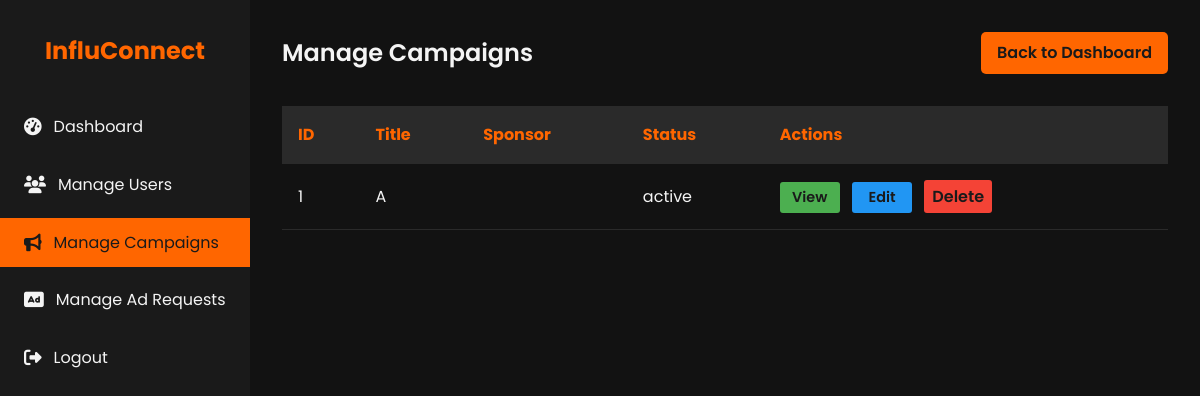
/admin/campaigns (signed in), run on an earlier commit of the app's database.
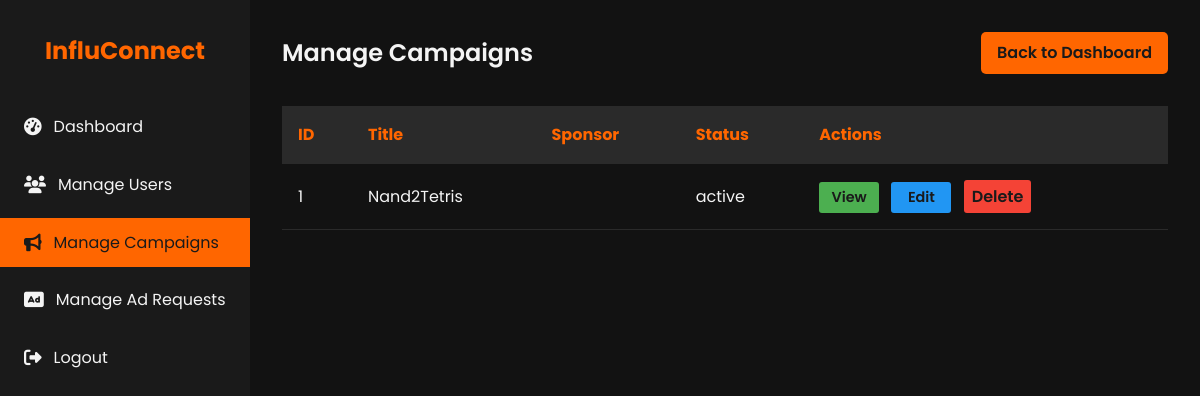
And on a later commit of the database.
### models.py (models this page shows, shortened)
class Campaign(db.Model):
    id = db.Column(db.Integer, primary_key=True)
    sponsor_id = db.Column(db.Integer, db.ForeignKey('sponsor.id', ondelete='SET NULL'), nullable=True)
    title = db.Column(db.String(120), nullable=False)
    description = db.Column(db.Text)
    budget = db.Column(db.Float)
    category = db.Column(db.String(120))
    status = db.Column(db.String(50), nullable=False)  # active, completed, flagged
    start_date = db.Column(db.DateTime)
    end_date = db.Column(db.DateTime)
    is_public = db.Column(db.Boolean, default=True)
    sponsor = db.relationship('Sponsor', backref=db.backref('campaigns', lazy=True, cascade='all, delete-orphan'))

### app.py (the view)
    @app.route('/admin/campaigns')
    @login_required
    @admin_required
    def admin_campaigns():
        campaigns = Campaign.query.all()
        return render_template('admin_campaigns.html', campaigns=campaigns)

### templates/admin_campaigns.html (shortened to what this page needs)
<!DOCTYPE html>
<html lang="en">
<head>
    <link rel="stylesheet" href="https://cdnjs.cloudflare.com/ajax/libs/font-awesome/6.1.1/css/all.min.css">
</head>
<body>
    <div class="dashboard">
        <aside class="sidebar">
            <div class="logo">
                <h1>InfluConnect</h1>
            </div>
            <nav>
                <ul class="nav-menu">
                    <li class="nav-item">
                        <a href="{{ url_for('admin_dashboard') }}" class="nav-link">
                            <i class="fas fa-tachometer-alt"></i> Dashboard
                        </a>
                    </li>
                    <li class="nav-item">
                        <a href="{{ url_for('admin_users') }}" class="nav-link">
                            <i class="fas fa-users"></i> Manage Users
                        </a>
                    </li>
                    <li class="nav-item">
                        <a href="{{ url_for('admin_campaigns') }}" class="nav-link active">
                            <i class="fas fa-bullhorn"></i> Manage Campaigns
                        </a>
                    </li>
                    <li class="nav-item">
                        <a href="{{ url_for('admin_ad_requests') }}" class="nav-link">
                            <i class="fas fa-ad"></i> Manage Ad Requests
                        </a>
                    </li>
                    <li class="nav-item">
                        <a href="{{ url_for('logout') }}" class="nav-link">
                            <i class="fas fa-sign-out-alt"></i> Logout
                        </a>
                    </li>
                </ul>
            </nav>
        </aside>
        <main class="main-content">
            <header class="header">
                <h1 class="welcome-text">Manage Campaigns</h1>
                <a href="{{ url_for('admin_dashboard') }}" class="btn">Back to Dashboard</a>
            </header>
            <table class="campaign-table">
                <thead>
                    <tr>
                        <th>ID</th>
                        <th>Title</th>
                        <th>Sponsor</th>
                        <th>Status</th>
                        <th>Actions</th>
                    </tr>
                </thead>
                <tbody>
                    {% for campaign in campaigns %}
                    <tr>
                        <td>{{ campaign.id }}</td>
                        <td>{{ campaign.title }}</td>
                        <td>{{ campaign.sponsor.username }}</td>
                        <td>{{ campaign.status }}</td>
                        <td>
                            <a href="{{ url_for('admin_campaign_detail', campaign_id=campaign.id) }}" class="btn action-btn view-btn">View</a>
                            <a href="{{ url_for('admin_campaign_edit', campaign_id=campaign.id) }}" class="btn action-btn edit-btn">Edit</a>
                            <form action="{{ url_for('admin_campaign_delete', campaign_id=campaign.id) }}" method="post" style="display:inline;">
                                <button type="submit" class="btn action-btn delete-btn" onclick="return confirm('Are you sure you want to delete this campaign?');">Delete</button>
                            </form>
                        </td>
                    </tr>
                    {% endfor %}
                </tbody>
            </table>
        </main>
    </div>
</body>
</html>

What changed in the data, as far as the page shows it:
changed Campaign "active": title "A" → "Nand2Tetris"
